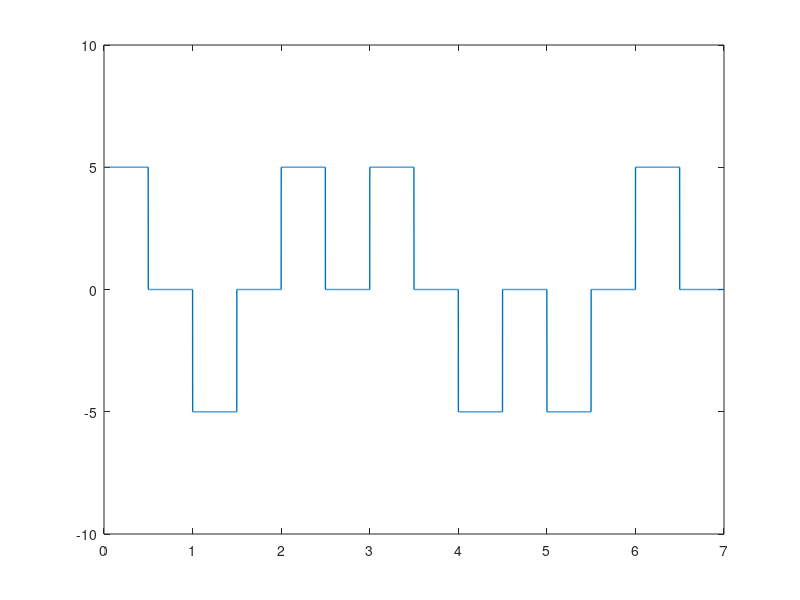

Source code (MATLAB): (Note: this script raises an error after producing the figure.)
clc; #... Clear command line
clear all; #... Clear variables
close all; #... Clear figures

bits = [1 0 1 1 0 0 1];

#... Modulation

bitrate = 1; #... Number of bits per second
voltage = 5;

samplingRate = 1000;
samplingTime = 1/samplingRate;

endTime = length(bits)/bitrate;
time = 0:samplingTime:endTime;

index = 1;

for i = 1:length(time)
    if bits(index) == 1
        modulation(i) = voltage;
    else
        modulation(i) = -voltage;
    endif

    if time(i)*bitrate >= index-(1/2)
        modulation(i) = 0;
    endif
    if time(i)*bitrate >= index
        index = index+1;
    endif
endfor

plot(time, modulation, "LineWidth", 1);
axis([0 endTime -voltage-5 voltage+5]);
line([0 end_time], [0,0]);
grid on;

#... Demodulation

index = 1

for i = 1:length(modulation)
    if modulation(i) == voltage
        demodultaion(index) = 1;
    endif
    if modulation(i) == -voltage
        demodultaion(index) = 0;
    endif
    if time(i)*bitrate >= index
        index = index+1;
    endif
endfor

disp(demodultaion);
